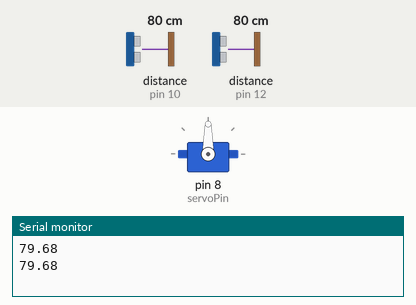
This sketch was run on a simulated Arduino Uno, built with avr-gcc and run on an emulated ATmega328P. Shown: servo, the last lines printed to the serial monitor. Wiring (inferred from the names in the program): 2 × ultrasonic range finder: trigger pin 9, echo pin 10 / trigger pin 11, echo pin 12. Inputs (shaded band) come from the test bench; at power-on: distance to the obstacle (sensors on pin 10, pin 12) 80 cm. The echo pulse lasts 58.3 µs per cm.

Above: at 1.8 s.
1.9 s: distance to the obstacle (sensor on pin 10) set to 7 cm
3.4 s: distance to the obstacle (sensor on pin 10) set to 4 cm
At 5.0 s:
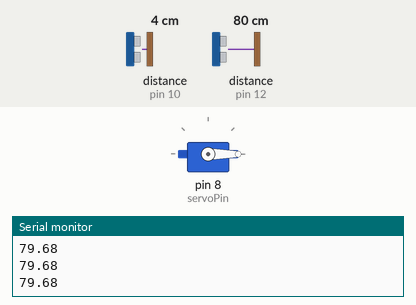
Timing chart, 0 to 11.5 s (numbered marks = the images above; inputs shaded):
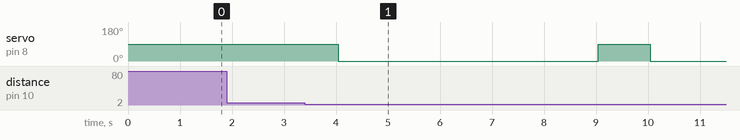

The sketch:

ArduinoController.ino
```cpp
#include <Servo.h>

const int trigPin = 9;     // Ultrasonic sensor - Trig pin
const int echoPin = 10;    // Ultrasonic sensor - Echo pin
const int servoPin = 8;    // Servo motor pin
const int trigPinDepth = 11;   // Trig pin of ultrasonic sensor (change to your preferred pin)
const int echoPinDepth = 12;   // Echo pin of ultrasonic sensor (change to your preferred pin)
const float speedOfSound_cm_s = 34300.0;

bool isOpen=false;

Servo servo;
 // Variable to track if the servo is open

void setup() {
  Serial.begin(9600);
  pinMode(trigPin, OUTPUT);
  pinMode(echoPin, INPUT);
  pinMode(trigPinDepth, OUTPUT);
  pinMode(echoPinDepth, INPUT);
  servo.attach(servoPin);

}

void loop() {
  long duration, distance;

  // Trigger ultrasonic sensor
  digitalWrite(trigPin, LOW);
  delayMicroseconds(2);
  digitalWrite(trigPin, HIGH);
  delayMicroseconds(10);
  digitalWrite(trigPin, LOW);

  // Measure distance
  duration = pulseIn(echoPin, HIGH);
  distance = duration * 0.034 / 2;

    // finding depth of box
  digitalWrite(trigPinDepth, LOW);
  delayMicroseconds(2);
  digitalWrite(trigPinDepth, HIGH);
  delayMicroseconds(10);
  digitalWrite(trigPinDepth, LOW);

  float distance_cm = (pulseIn(echoPinDepth, HIGH) / 2.0) * (speedOfSound_cm_s / 1000000.0);

  Serial.println(distance_cm);

  // Check if an object is detected near the dustbin (within 5 cm)
  if (distance < 5) {
       servo.write(0); // Open the lid   // Set isOpen to true
      delay(5000);
      servo.write(90);


  } else {
         servo.write(90); // Close the lid

  }

  delay(1000); // Adjust delay according to your needs
}
```

Measured:
- the behaviour switches between 6 and 5 cm on distance to the obstacle (sensor on pin 10) (found by bisection; images 0 and 1)
- after the input at 3.4 s, servo on pin 8 (servoPin): 90° → 0° after 0.64 s, → 90° 5.0 s later, → 0° 1.0 s later
